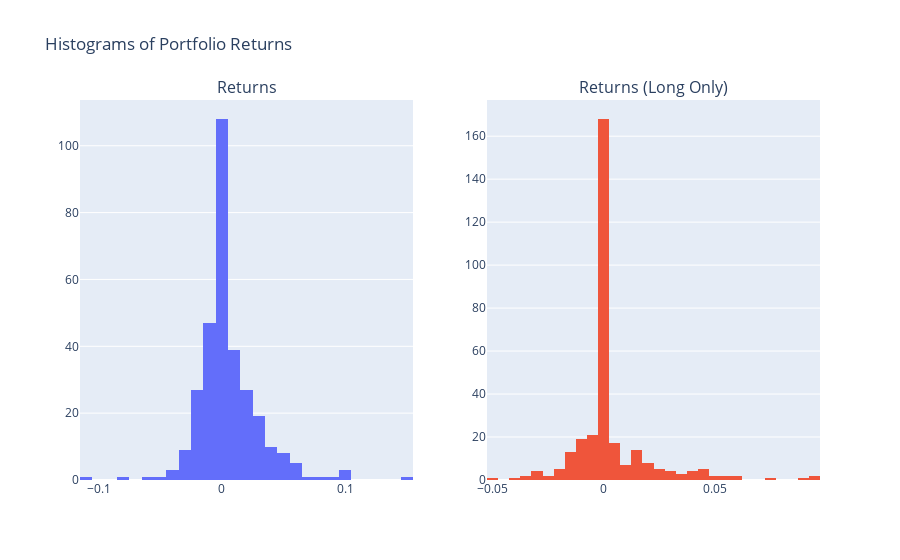

The cell this chart's notebook holds for it:
### Markdown cell above
### Step 6: Check the significance of the returns using normal distributions p_values 

- i p_value < 0.05: Returns are significant - the strategy works 
-  if p_valye > 0.05: our results aren't significant

### Code cell
import scipy.stats as stats
 
trace1 = go.Histogram(x=returns, nbinsx=30, name='Returns')
trace2 = go.Histogram(x=returns_only_long, nbinsx=30, name='Returns (Long)')

fig = make_subplots(rows=1, cols=2, subplot_titles=['Returns', 'Returns (Long Only)'])
fig.add_trace(trace1, row=1, col=1)
fig.add_trace(trace2, row=1, col=2)

fig.update_layout(title='Histograms of Portfolio Returns', showlegend=False)
fig.show()
 
# ----- scipy.stats test ------- 

alpha = 0.05

t_statistic, p_value = stats.ttest_1samp(returns.dropna(), 0)
t_statistic_long, p_value_long = stats.ttest_1samp(returns_only_long.dropna(), 0)

if p_value < alpha:
    print(f'pvalue = {p_value}'.format())
    print("Reject the null hypothesis: There is a significant difference in long returns from 0.")
else:
    print(f'pvalue = {p_value}'.format())
    print("Fail to reject the null hypothesis: There is no significant difference in long returns from 0.")

if p_value_long < alpha:
    print(f'pvalue_long = {p_value_long}'.format())
    print("Reject the null hypothesis: There is a significant difference in long returns from 0.")
else:
    print(f'pvalue = {p_value_long}'.format())
    print("Fail to reject the null hypothesis: There is no significant difference in long returns from 0.")

### Figure 1 — Plotly figure (JSON) as saved in the notebook; plotly's stock layout.template omitted (floating-point values rounded to 4 significant figures; data arrays with more than 128 entries replaced by an {"elided": "..."} marker saying what was removed)
{"data": [{"name": "Returns", "nbinsx": 30, "type": "histogram", "x": {"elided": "361 float values"}, "xaxis": "x", "yaxis": "y"}, {"name": "Returns (Long)", "nbinsx": 30, "type": "histogram", "x": {"elided": "361 float values"}, "xaxis": "x2", "yaxis": "y2"}], "layout": {"annotations": [{"font": {"size": 16}, "showarrow": false, "text": "Returns", "x": 0.225, "xanchor": "center", "xref": "paper", "y": 1, "yanchor": "bottom", "yref": "paper"}, {"font": {"size": 16}, "showarrow": false, "text": "Returns (Long Only)", "x": 0.775, "xanchor": "center", "xref": "paper", "y": 1, "yanchor": "bottom", "yref": "paper"}], "showlegend": false, "title": {"text": "Histograms of Portfolio Returns"}, "xaxis": {"anchor": "y", "domain": [0, 0.45]}, "xaxis2": {"anchor": "y2", "domain": [0.55, 1]}, "yaxis": {"anchor": "x", "domain": [0, 1]}, "yaxis2": {"anchor": "x2", "domain": [0, 1]}}}
